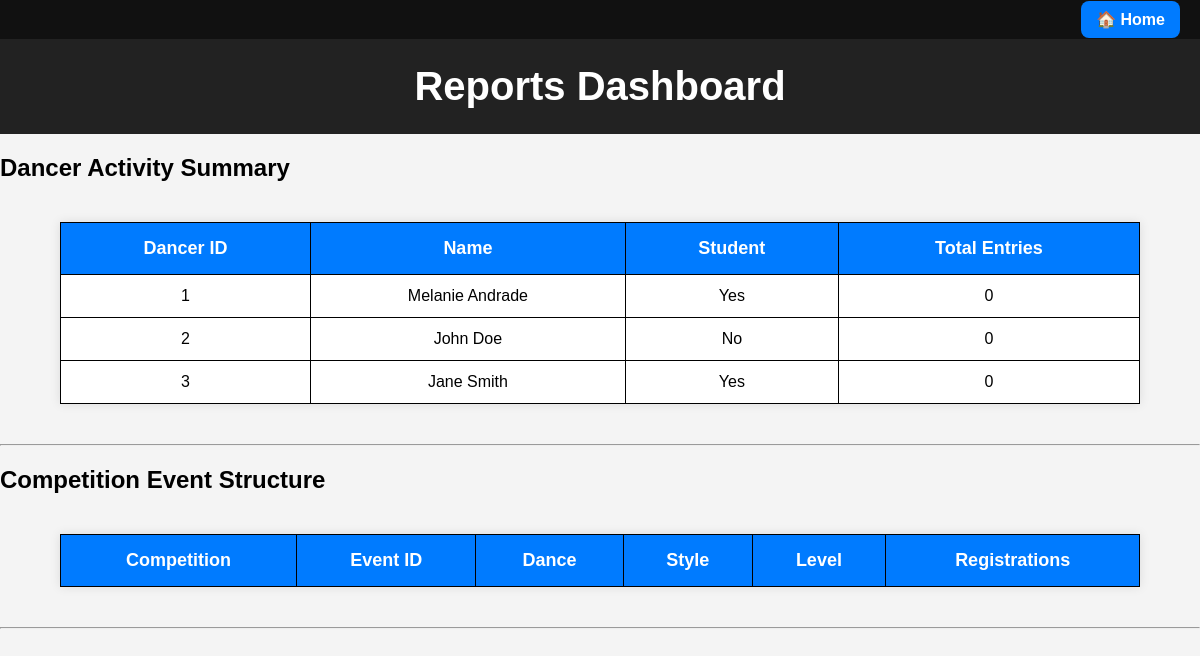
Page /reports/results.php on the earlier database version.
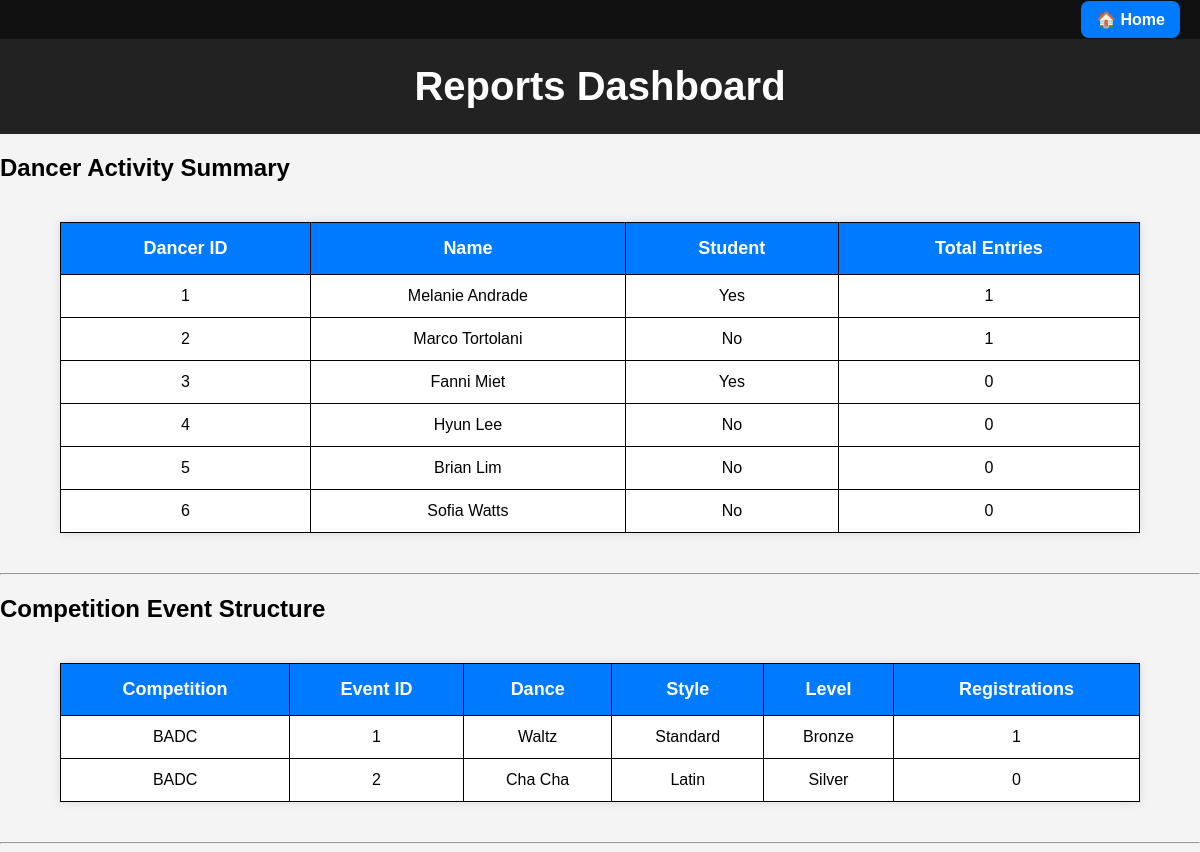
Same page on the later database version.
### tables this page shows
CREATE TABLE Dancers (
    dancer_id INT AUTO_INCREMENT PRIMARY KEY,
    first_name VARCHAR(50) NOT NULL,
    last_name VARCHAR(50) NOT NULL,
    student_status BOOLEAN NOT NULL,
    affiliation_id INT,
    FOREIGN KEY (affiliation_id) 
		REFERENCES Affiliations(affiliation_id) 
        ON DELETE SET NULL
);

CREATE TABLE Competitions (
    competition_id INT AUTO_INCREMENT PRIMARY KEY,
    competition_name VARCHAR(100) NOT NULL,
    location VARCHAR(100) NOT NULL,
    competition_date DATE NOT NULL,
    early_deadline DATE NOT NULL,
    regular_deadline DATE NOT NULL,
    late_deadline DATE NOT NULL,
    early_fee INT NOT NULL DEFAULT 50,
    regular_fee INT NOT NULL DEFAULT 60,
    late_fee INT NOT NULL DEFAULT 70
);

### reports/results.php (the view)
<?php include("../includes/header.php"); ?>
<?php require_once("../dbconn.php"); ?>
<h1>Reports Dashboard</h1>
<h2>Dancer Activity Summary</h2>
<?php
$result = $conn->query("SELECT * FROM dancer_summary");
echo "<table>
<tr>
    <th>Dancer ID</th>
    <th>Name</th>
    <th>Student</th>
    <th>Total Entries</th>
</tr>";
while ($row = $result->fetch_assoc()) {
    echo "<tr>
        <td>{$row['dancer_id']}</td>
        <td>{$row['first_name']} {$row['last_name']}</td>
        <td>" . ($row['student_status'] ? "Yes" : "No") . "</td>
        <td>{$row['total_entries']}</td>
    </tr>";
}
echo "</table>";
?>
<hr>
<h2>Competition Event Structure</h2>
<?php
$result = $conn->query("SELECT * FROM competition_event_summary");
echo "<table>
<tr>
    <th>Competition</th>
    <th>Event ID</th>
    <th>Dance</th>
    <th>Style</th>
    <th>Level</th>
    <th>Registrations</th>
</tr>";
while ($row = $result->fetch_assoc()) {
    echo "<tr>
        <td>{$row['competition_name']}</td>
        <td>{$row['event_id']}</td>
        <td>{$row['dance_name']}</td>
        <td>{$row['style']}</td>
        <td>{$row['level']}</td>
        <td>{$row['total_partnerships_registered']}</td>
    </tr>";
}
echo "</table>";
?>
<hr>

Differences in the rows shown:
changed dancers "Melanie": total_entries "0" → "1"
changed dancers id 2: first_name "John" → "Marco"; last_name "Doe" → "Tortolani"; total_entries "0" → "1"
changed dancers id 3: first_name "Jane" → "Fanni"; last_name "Smith" → "Miet"
added dancers: dancer_id "4", first_name "Hyun", last_name "Lee", student_status "No", total_entries "0"
added dancers: dancer_id "5", first_name "Brian", last_name "Lim", student_status "No", total_entries "0"
added dancers: dancer_id "6", first_name "Sofia", last_name "Watts", student_status "No", total_entries "0"
added competitions: competition_name "BADC", event_id "1", dance_name "Waltz", style "Standard", level "Bronze", total_partnerships_registered "1", event_id "2", dance_name "Cha Cha", style "Latin", level "Silver", total_partnerships_registered "0"
